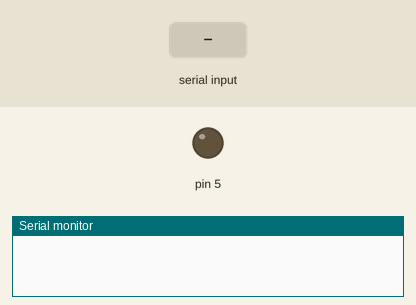
Recording of a sketch running on a simulated Arduino Uno, built with avr-gcc and run on an emulated ATmega328P. Parts: output pins drawn as LEDs (lit = HIGH), the last lines printed to the serial monitor. The test bench sets the inputs (shaded band).

Above: at 1.2 s.
1.3 s: "b" received over the second serial link
At 2.2 s:
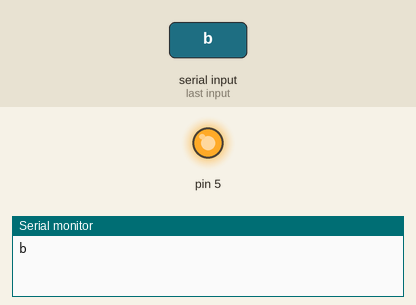
Timing chart, 0 to 8.8 s (numbered marks = the images above; inputs shaded):
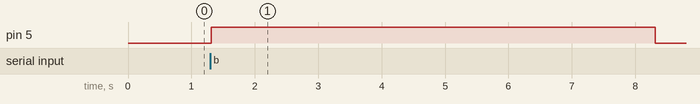

The sketch:

SlaveProgram.ino
```cpp
/* Slave Arduino:
  To start connect
  5v ---> EN
  Rx ---> Rx
  Tx ---> Tx
  Send empty sketch to arduino (with Rx/Tx disconnected)
  As arduino starts up hold button on side of arduino
  Open Serial monitor at 38400 Baud and both NL & CR
Commands Sent:
  AT + UART --- this should show 38400
  AT + ROLE? --- this should show 0
  AT + ADDR? -- should give an address, save this for master

Master Arduino:
  To start connect
  5v ---> EN
  Rx ---> Rx
  Tx ---> Tx
  Send empty sketch to arduino (with Rx/Tx disconnected)
  As arduino starts up hold button on side of arduino
  Open Serial monitor at 38400 Baud and both NL & CR
Commands Sent:
  AT + UART --- this should show 38400
  AT + ROLE = 1 --- this should show "ok" and will set it to master
  AT + CMODE = 0 --- connect mode to fixed address
  AT + BIND = Address --- address seperated by commas not colons
        this is attaching the address to be connected to

now when done disconnect 5v ---> EN
       connect RX and TX on module to pins you want on arduino */


// Including the library for soft serial
#include <SoftwareSerial.h>
SoftwareSerial mySerial(2, 3); // RX, TX Pins for the HC-05 modules
// Initializing variables
String input; // To store the input
String validIDs[2] = {"1d 53 fe 9c ","bd a5 0 9d "}; // The valid RDIF UIDs
int RFIDWrong; // How many times the RFID has been scanned wrong
int questionWrong; // Jow many times the question has been answered wrong

void setup() {
  // Establish connections
  Serial.begin(9600);
  mySerial.begin(38400);
  pinMode(5, OUTPUT);
}

void loop() {
  input = ""; // Clears variable for new input
  delay(10);
  //if there is data
  if (mySerial.available()) {
    // While data is comming, add the data to the input string
    while (mySerial.available()) {
      delay(10);  // Small delay to allow input buffer to fill

      char c = mySerial.read();  // Gets one byte from serial buffer
      input += c;
    } // Makes the string readString
  Serial.println(input);
   // If the input length > 9 then it is for the RFID. therefor check the RDIF UID
    if (input == "b" ){
      activateBubbleMachine();
    }
    if (input.length() > 9) {
      testUID(input);
    }

    // If it is not over 9 then it is for the question
    else{
      if (input == "00101010"){ // Checks if the input is 42 in binary
        mySerial.write("t"); // Writes true
        Serial.println("t");
      }
      else{
        questionWrong ++; // Increments the amount of wrong questions
        returnFalse();
      }
    }
  }
}

// This funciton will test the inputted UID against the ones stored
void testUID(String ID) {
  bool valid = false;
  // For each correct ID compare them to the given ID
  for (String testID: validIDs) {
    if (ID == testID) {
      valid = true;
    }
  }
  // If it is valid then write true
  if (valid) {
            Serial.println("t");

    mySerial.write("t");
  }
  else {
    // If it is not increment the amount of wrong RFIDs , and return
   RFIDWrong ++;
   returnFalse();
   }
}


void returnFalse(){
  if ((RFIDWrong > 2) || (questionWrong > 2)){
    RFIDWrong = 0;
    questionWrong = 0;

    mySerial.write("r");
            Serial.println("r");
  }
  else{
    mySerial.write("f");
            Serial.println("f");
  }
}


void activateBubbleMachine() {
  digitalWrite(5, HIGH);
  delay(7000);
  digitalWrite(5, LOW);
}
```

Measured:
- after the input at 1.3 s, pin 5: LOW → HIGH at once, → LOW 7.0 s later
